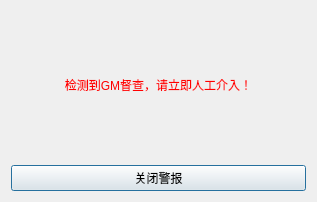
<?xml version="1.0" encoding="UTF-8"?>
<ui version="4.0">
 <class>GMCheckDialog</class>
 <widget class="QDialog" name="GMCheckDialog">
  <property name="geometry">
   <rect>
    <x>0</x>
    <y>0</y>
    <width>317</width>
    <height>202</height>
   </rect>
  </property>
  <property name="windowTitle">
   <string>GM检测警报</string>
  </property>
  <layout class="QVBoxLayout" name="verticalLayout_2">
   <item>
    <layout class="QVBoxLayout" name="verticalLayout">
     <item>
      <widget class="QLabel" name="label">
       <property name="styleSheet">
        <string notr="true">color: rgb(255,0,0)</string>
       </property>
       <property name="text">
        <string>检测到GM督查，请立即人工介入！</string>
       </property>
       <property name="textFormat">
        <enum>Qt::PlainText</enum>
       </property>
       <property name="alignment">
        <set>Qt::AlignCenter</set>
       </property>
      </widget>
     </item>
     <item>
      <widget class="QPushButton" name="StopButton">
       <property name="font">
        <font>
         <bold>false</bold>
        </font>
       </property>
       <property name="styleSheet">
        <string notr="true"/>
       </property>
       <property name="text">
        <string>关闭警报</string>
       </property>
       <property name="checkable">
        <bool>false</bool>
       </property>
       <property name="default">
        <bool>true</bool>
       </property>
       <property name="flat">
        <bool>false</bool>
       </property>
      </widget>
     </item>
    </layout>
   </item>
  </layout>
 </widget>
 <resources/>
 <connections/>
</ui>
